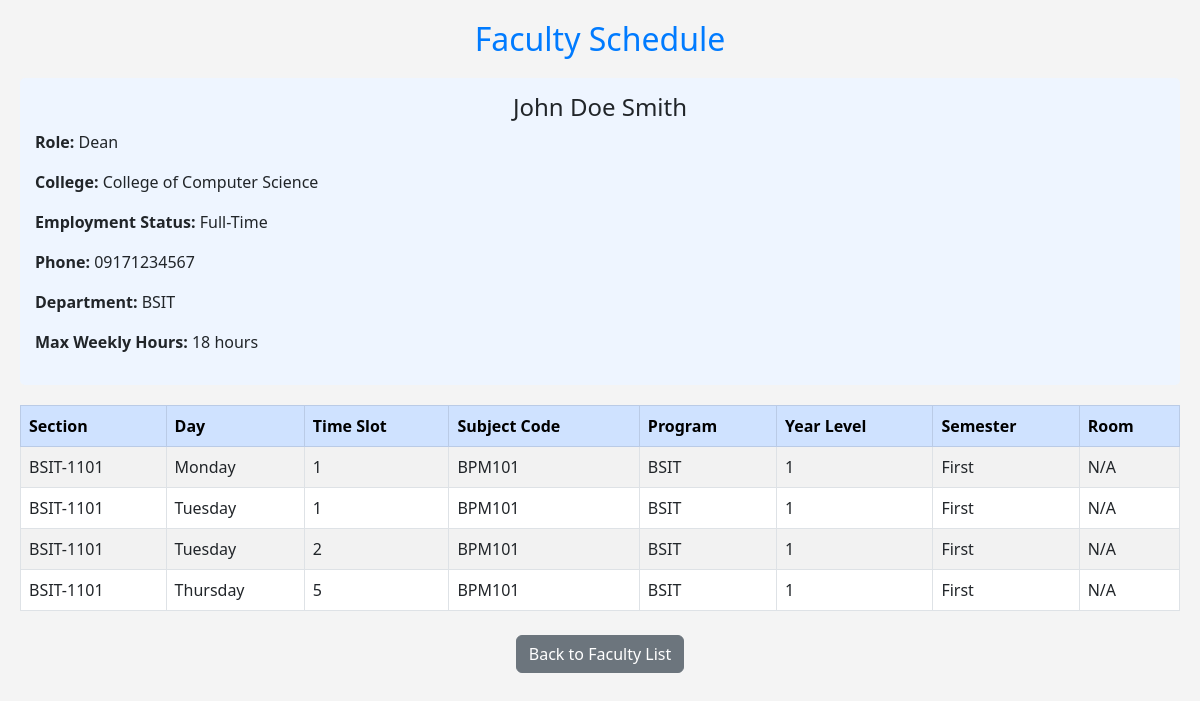
Page /frame/viewfacultysched.php?id=1&department=BSIT (signed in) on the committed database.
### tables this page shows
CREATE TABLE `faculty` (
  `faculty_id` int(11) NOT NULL,
  `firstname` varchar(50) NOT NULL,
  `middlename` varchar(50) DEFAULT NULL,
  `lastname` varchar(50) NOT NULL,
  `college` varchar(100) DEFAULT NULL,
  `employment_status` enum('Full-Time','Part-Time') DEFAULT 'Full-Time',
  `address` text DEFAULT NULL,
  `phone_no` varchar(20) NOT NULL,
  `departmentID` varchar(50) DEFAULT NULL,
  `role` enum('Dean','Department Head','Instructor') DEFAULT NULL,
  `master_specialization` varchar(255) DEFAULT NULL,
  `created_at` timestamp NOT NULL DEFAULT current_timestamp(),
  `max_weekly_hours` int(11) DEFAULT 18
);

CREATE TABLE `schedules` (
  `schedule_id` int(11) NOT NULL,
  `faculty_id` int(11) NOT NULL,
  `subject_code` varchar(50) NOT NULL,
  `section_id` int(11) NOT NULL,
  `day_of_week` enum('Monday','Tuesday','Wednesday','Thursday','Friday','Saturday','Sunday') NOT NULL,
  `time_slot` varchar(255) NOT NULL,
  `is_checked` tinyint(1) DEFAULT 0,
  `course_id` int(255) DEFAULT NULL,
  `room_id` varchar(255) DEFAULT NULL,
  `department` varchar(35) DEFAULT NULL,
  `year_level` varchar(35) DEFAULT NULL,
  `semester` varchar(10) DEFAULT NULL
);

CREATE TABLE `sections` (
  `section_id` int(11) NOT NULL,
  `program_code` varchar(50) NOT NULL,
  `year_level` int(11) NOT NULL,
  `section_name` varchar(10) NOT NULL,
  `semester` varchar(255) DEFAULT NULL
);

### back/viewfacultysched.php (called while the page is built)
<?php
include_once "../connections/connection.php";
$faculty_id = $_GET['id'];
try{
    $stmt = $conn->prepare("SELECT section.section_name,
                               CONCAT(f.firstname, ' ', f.lastname) AS teacher,
                               sched.*,f.*
                            FROM sections section
                            JOIN schedules sched ON section.section_id = sched.section_id
                            JOIN faculty f ON f.faculty_id = sched.faculty_id
                            WHERE f.faculty_id = :faculty_id");
    $stmt->bindParam(':faculty_id', $faculty_id);
    $stmt->execute();
    $schedules = $stmt->fetchAll(PDO::FETCH_ASSOC);
}catch(PDOException $e){
    echo "db_error: ".$e->getMessage();
}
?>

### frame/viewfacultysched.php (the view, shortened to what this page needs)
<?php
include_once "../back/viewfacultysched.php";
?>
<!DOCTYPE html>
<html lang="en">
<head>
    <link href="https://cdn.jsdelivr.net/npm/bootstrap@5.3.0/dist/css/bootstrap.min.css" rel="stylesheet">
</head>
<body>
    <h2>Faculty Schedule</h2>
    <?php if (!empty($schedules)): ?>
        <div class="faculty-info">
            <h4 class="text-center">
                <?php echo htmlspecialchars($schedules[0]['firstname']) . " " .
                           htmlspecialchars($schedules[0]['middlename']) . " " .
                           htmlspecialchars($schedules[0]['lastname']); ?>
            </h4>
            <p><strong>Role:</strong> <?php echo htmlspecialchars($schedules[0]['role']); ?></p>
            <p><strong>College:</strong> <?php echo htmlspecialchars($schedules[0]['college']); ?></p>
            <p><strong>Employment Status:</strong> <?php echo htmlspecialchars($schedules[0]['employment_status']); ?></p>
            <p><strong>Phone:</strong> <?php echo htmlspecialchars($schedules[0]['phone_no']); ?></p>
            <p><strong>Department:</strong> <?php echo htmlspecialchars($schedules[0]['department']); ?></p>
            <p><strong>Max Weekly Hours:</strong> <?php echo htmlspecialchars($schedules[0]['max_weekly_hours']); ?> hours</p>
        </div>
        <table class="table table-bordered table-striped">
            <thead class="table-primary">
                <tr>
                    <th>Section</th>
                    <th>Day</th>
                    <th>Time Slot</th>
                    <th>Subject Code</th>
                    <th>Program</th>
                    <th>Year Level</th>
                    <th>Semester</th>
                    <th>Room</th>
                </tr>
            </thead>
            <tbody>
                <?php foreach ($schedules as $schedule): ?>
                    <tr>
                        <td><?php echo htmlspecialchars($schedule['section_name']); ?></td>
                        <td><?php echo htmlspecialchars($schedule['day_of_week']); ?></td>
                        <td><?php echo htmlspecialchars($schedule['time_slot']); ?></td>
                        <td><?php echo htmlspecialchars($schedule['subject_code']); ?></td>
                        <td><?php echo htmlspecialchars($schedule['department'] ?? 'N/A'); ?></td>
                        <td><?php echo htmlspecialchars($schedule['year_level']); ?></td>
                        <td><?php echo htmlspecialchars($schedule['semester']); ?></td>
                        <td><?php echo htmlspecialchars($schedule['room_id'] ?? 'N/A'); ?></td>
                    </tr>
                <?php endforeach; ?>
            </tbody>
        </table>
    <?php else: ?>
        <p class="text-center text-danger">No schedule found for this faculty member.</p>
    <?php endif; ?>
    <div class="text-center mt-4">
        <a href="../frame/faculty.php?department=<?php echo $_GET['department']; ?>" class="btn btn-secondary">Back to Faculty List</a>
    </div>
</body>
</html>

### frame/viewfacultysched.php (style rules this page uses)
body { background-color: #f4f4f4; padding: 20px; }
h2 { text-align: center; color: #007bff; margin-bottom: 20px; }
.faculty-info { background: #eef5ff; padding: 15px; border-radius: 5px; margin-bottom: 20px; }

### rows in the picture
faculty: firstname "John", middlename "Doe", lastname "Smith", role "Dean", college "College of Computer Science", employment_status "Full-Time", phone_no "09171234567", max_weekly_hours "18"
schedules: department "BSIT", section.section_name "BSIT-1101", day_of_week "Monday", time_slot "1", subject_code "BPM101", year_level "1", semester "First", room "N/A"
schedules: section.section_name "BSIT-1101", day_of_week "Tuesday", time_slot "1", subject_code "BPM101", department "BSIT", year_level "1", semester "First", room "N/A"
schedules: section.section_name "BSIT-1101", day_of_week "Tuesday", time_slot "2", subject_code "BPM101", department "BSIT", year_level "1", semester "First", room "N/A"
schedules: section.section_name "BSIT-1101", day_of_week "Thursday", time_slot "5", subject_code "BPM101", department "BSIT", year_level "1", semester "First", room "N/A"
